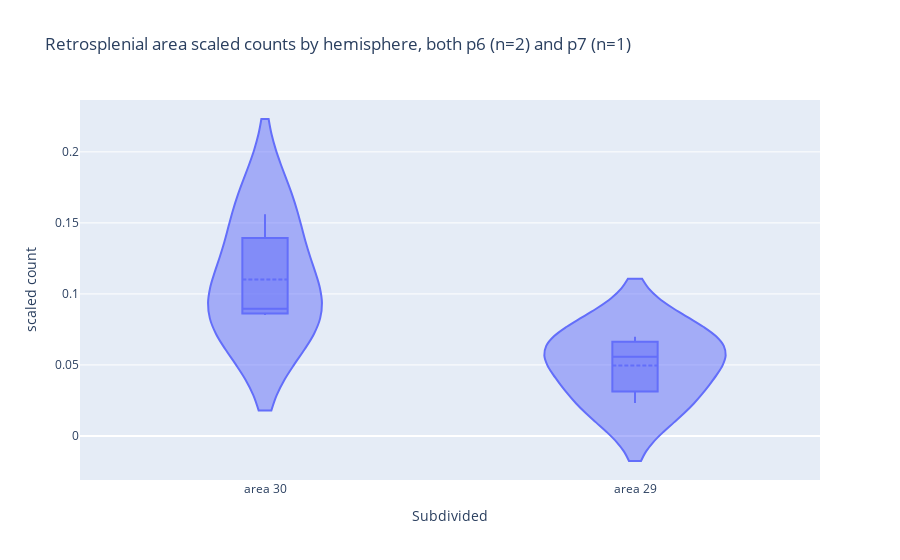

Write notebook code for a chart like this one.
### Code cell
plot_scaled_count_zoomed_sub(
    subdivided_rsc_grouped,
    "Retrosplenial area scaled counts by hemisphere, both p6 (n=2) and p7 (n=1)",
)

### Figure 1 — Plotly figure (JSON) as saved in the notebook; plotly's stock layout.template omitted (floating-point values rounded to 4 significant figures)
{"data": [{"alignmentgroup": "True", "box": {"visible": true}, "hovertemplate": "Subdivided=%{x}<br>scaled count=%{y}<extra></extra>", "legendgroup": "", "marker": {"color": "#636efa"}, "meanline": {"visible": true}, "name": "", "offsetgroup": "", "orientation": "v", "scalegroup": "True", "showlegend": false, "type": "violin", "x": ["area 29", "area 30", "area 29", "area 30", "area 29", "area 30"], "x0": " ", "xaxis": "x", "y": [0.02313, 0.08949, 0.06989, 0.156, 0.05574, 0.08507], "y0": " ", "yaxis": "y"}], "layout": {"legend": {"tracegroupgap": 0}, "title": {"text": "Retrosplenial area scaled counts by hemisphere, both p6 (n=2) and p7 (n=1)"}, "violinmode": "group", "xaxis": {"anchor": "y", "categoryarray": ["area 30", "area 29"], "categoryorder": "array", "domain": [0, 1], "title": {"text": "Subdivided"}}, "yaxis": {"anchor": "x", "domain": [0, 1], "title": {"text": "scaled count"}}}}
